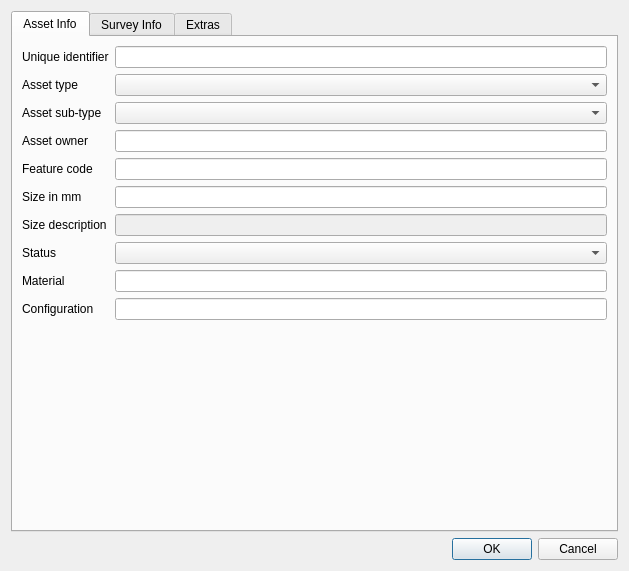
<?xml version="1.0" encoding="UTF-8"?>
<ui version="4.0">
 <class>Dialog</class>
 <widget class="QDialog" name="Dialog">
  <property name="geometry">
   <rect>
    <x>0</x>
    <y>0</y>
    <width>629</width>
    <height>571</height>
   </rect>
  </property>
  <property name="windowTitle">
   <string>Dialog</string>
  </property>
  <layout class="QGridLayout" name="gridLayout">
   <item row="1" column="0">
    <widget class="QDialogButtonBox" name="buttonBox">
     <property name="orientation">
      <enum>Qt::Horizontal</enum>
     </property>
     <property name="standardButtons">
      <set>QDialogButtonBox::Cancel|QDialogButtonBox::Ok</set>
     </property>
    </widget>
   </item>
   <item row="0" column="0">
    <widget class="QTabWidget" name="tabWidget">
     <property name="toolTip">
      <string/>
     </property>
     <property name="currentIndex">
      <number>0</number>
     </property>
     <widget class="QWidget" name="tab">
      <attribute name="title">
       <string>Asset Info</string>
      </attribute>
      <layout class="QFormLayout" name="formLayout">
       <item row="0" column="0">
        <widget class="QLabel" name="label_3">
         <property name="text">
          <string>Unique identifier</string>
         </property>
        </widget>
       </item>
       <item row="0" column="1">
        <widget class="QLineEdit" name="gid"/>
       </item>
       <item row="1" column="0">
        <widget class="QLabel" name="label">
         <property name="text">
          <string>Asset type</string>
         </property>
        </widget>
       </item>
       <item row="1" column="1">
        <widget class="QComboBox" name="asst_type"/>
       </item>
       <item row="2" column="0">
        <widget class="QLabel" name="label_31">
         <property name="text">
          <string>Asset sub-type</string>
         </property>
        </widget>
       </item>
       <item row="2" column="1">
        <widget class="QComboBox" name="sub-type">
         <property name="editable">
          <bool>false</bool>
         </property>
         <property name="sizeAdjustPolicy">
          <enum>QComboBox::AdjustToContents</enum>
         </property>
        </widget>
       </item>
       <item row="3" column="0">
        <widget class="QLabel" name="label_2">
         <property name="text">
          <string>Asset owner</string>
         </property>
        </widget>
       </item>
       <item row="3" column="1">
        <widget class="QLineEdit" name="owner"/>
       </item>
       <item row="4" column="0">
        <widget class="QLabel" name="label_4">
         <property name="text">
          <string>Feature code</string>
         </property>
        </widget>
       </item>
       <item row="4" column="1">
        <widget class="QLineEdit" name="feat_code"/>
       </item>
       <item row="5" column="0">
        <widget class="QLabel" name="label_5">
         <property name="text">
          <string>Size in mm</string>
         </property>
        </widget>
       </item>
       <item row="5" column="1">
        <widget class="QLineEdit" name="asst_size"/>
       </item>
       <item row="6" column="0">
        <widget class="QLabel" name="label_6">
         <property name="text">
          <string>Size description</string>
         </property>
        </widget>
       </item>
       <item row="6" column="1">
        <widget class="QLineEdit" name="size_desc">
         <property name="enabled">
          <bool>false</bool>
         </property>
        </widget>
       </item>
       <item row="7" column="0">
        <widget class="QLabel" name="label_8">
         <property name="text">
          <string>Status</string>
         </property>
        </widget>
       </item>
       <item row="7" column="1">
        <widget class="QComboBox" name="status"/>
       </item>
       <item row="8" column="0">
        <widget class="QLabel" name="label_9">
         <property name="text">
          <string>Material</string>
         </property>
        </widget>
       </item>
       <item row="8" column="1">
        <widget class="QLineEdit" name="material"/>
       </item>
       <item row="9" column="0">
        <widget class="QLabel" name="label_10">
         <property name="text">
          <string>Configuration</string>
         </property>
        </widget>
       </item>
       <item row="9" column="1">
        <widget class="QLineEdit" name="config"/>
       </item>
      </layout>
     </widget>
     <widget class="QWidget" name="tab_2">
      <attribute name="title">
       <string>Survey Info</string>
      </attribute>
      <layout class="QFormLayout" name="formLayout_2">
       <item row="2" column="0">
        <widget class="QLabel" name="label_7">
         <property name="text">
          <string>Indicative location</string>
         </property>
        </widget>
       </item>
       <item row="2" column="1">
        <widget class="QLineEdit" name="loc_indic"/>
       </item>
       <item row="3" column="0">
        <widget class="QLabel" name="label_11">
         <property name="text">
          <string>Indicative location description</string>
         </property>
        </widget>
       </item>
       <item row="3" column="1">
        <widget class="QLineEdit" name="loc_indic_desc"/>
       </item>
       <item row="4" column="0">
        <widget class="QLabel" name="label_13">
         <property name="text">
          <string>Interpolated description</string>
         </property>
        </widget>
       </item>
       <item row="4" column="1">
        <widget class="QLineEdit" name="loc_intrpl"/>
       </item>
       <item row="5" column="0">
        <widget class="QLabel" name="label_14">
         <property name="text">
          <string>Relative horizontal position</string>
         </property>
        </widget>
       </item>
       <item row="5" column="1">
        <widget class="QLineEdit" name="pos_rel_horz"/>
       </item>
       <item row="6" column="0">
        <widget class="QLabel" name="label_15">
         <property name="text">
          <string>Relative vertical position</string>
         </property>
        </widget>
       </item>
       <item row="6" column="1">
        <widget class="QLineEdit" name="pos_rel_virt"/>
       </item>
       <item row="7" column="0">
        <widget class="QLabel" name="label_21">
         <property name="text">
          <string>Depth location</string>
         </property>
        </widget>
       </item>
       <item row="7" column="1">
        <widget class="QLineEdit" name="depth_loc"/>
       </item>
       <item row="9" column="0">
        <widget class="QLabel" name="label_18">
         <property name="text">
          <string>Quality level</string>
         </property>
        </widget>
       </item>
       <item row="9" column="1">
        <widget class="QComboBox" name="q_lvl"/>
       </item>
       <item row="10" column="0">
        <widget class="QLabel" name="label_17">
         <property name="text">
          <string>Source of information</string>
         </property>
        </widget>
       </item>
       <item row="10" column="1">
        <widget class="QComboBox" name="info_source"/>
       </item>
       <item row="11" column="0">
        <widget class="QLabel" name="label_20">
         <property name="text">
          <string>Date information obtained</string>
         </property>
        </widget>
       </item>
       <item row="11" column="1">
        <widget class="QDateEdit" name="info_date">
         <property name="calendarPopup">
          <bool>true</bool>
         </property>
        </widget>
       </item>
       <item row="12" column="0">
        <widget class="QLabel" name="label_19">
         <property name="text">
          <string>Locating methods</string>
         </property>
        </widget>
       </item>
       <item row="12" column="1">
        <widget class="QComboBox" name="loc_methds"/>
       </item>
       <item row="13" column="0">
        <widget class="QLabel" name="label_16">
         <property name="text">
          <string>Survey control information</string>
         </property>
        </widget>
       </item>
       <item row="13" column="1">
        <widget class="QLineEdit" name="surv_ctrl_info"/>
       </item>
       <item row="14" column="0">
        <widget class="QLabel" name="label_22">
         <property name="text">
          <string>Date of survey</string>
         </property>
        </widget>
       </item>
       <item row="14" column="1">
        <widget class="QDateEdit" name="surv_date">
         <property name="calendarPopup">
          <bool>true</bool>
         </property>
        </widget>
       </item>
       <item row="15" column="0">
        <widget class="QLabel" name="label_23">
         <property name="text">
          <string>Survey metadata</string>
         </property>
        </widget>
       </item>
       <item row="15" column="1">
        <widget class="QLineEdit" name="surv_meta"/>
       </item>
       <item row="1" column="1">
        <widget class="QLineEdit" name="loc_abs">
         <property name="toolTip">
          <string extracomment="Comment">Enter the X, Y and Z values as comma seperated elements, e.g. 545423.12,678678.43, 2.35</string>
         </property>
        </widget>
       </item>
       <item row="1" column="0">
        <widget class="QLabel" name="label_12">
         <property name="text">
          <string>Absolute spatial position</string>
         </property>
        </widget>
       </item>
      </layout>
     </widget>
     <widget class="QWidget" name="tab_3">
      <attribute name="title">
       <string>Extras</string>
      </attribute>
      <layout class="QFormLayout" name="formLayout_3">
       <item row="0" column="0">
        <widget class="QLabel" name="label_24">
         <property name="text">
          <string>Asset feature</string>
         </property>
        </widget>
       </item>
       <item row="0" column="1">
        <widget class="QLineEdit" name="asst_feat"/>
       </item>
       <item row="1" column="0">
        <widget class="QLabel" name="label_25">
         <property name="text">
          <string>Capacity</string>
         </property>
        </widget>
       </item>
       <item row="1" column="1">
        <widget class="QLineEdit" name="capacity"/>
       </item>
       <item row="2" column="0">
        <widget class="QLabel" name="label_26">
         <property name="text">
          <string>Condition</string>
         </property>
        </widget>
       </item>
       <item row="2" column="1">
        <widget class="QLineEdit" name="condition"/>
       </item>
       <item row="3" column="0">
        <widget class="QLabel" name="label_27">
         <property name="text">
          <string>Utility install date</string>
         </property>
        </widget>
       </item>
       <item row="3" column="1">
        <widget class="QDateEdit" name="util_inst_date">
         <property name="calendarPopup">
          <bool>true</bool>
         </property>
        </widget>
       </item>
       <item row="4" column="0">
        <widget class="QLabel" name="label_28">
         <property name="text">
          <string>Pit report</string>
         </property>
        </widget>
       </item>
       <item row="4" column="1">
        <widget class="QLineEdit" name="pit_reprt"/>
       </item>
       <item row="5" column="0">
        <widget class="QLabel" name="label_29">
         <property name="text">
          <string>Pothole report</string>
         </property>
        </widget>
       </item>
       <item row="5" column="1">
        <widget class="QLineEdit" name="phole_reprt"/>
       </item>
       <item row="6" column="0">
        <widget class="QLabel" name="label_30">
         <property name="text">
          <string>Comment</string>
         </property>
        </widget>
       </item>
       <item row="6" column="1">
        <widget class="QLineEdit" name="comment"/>
       </item>
      </layout>
     </widget>
    </widget>
   </item>
  </layout>
 </widget>
 <resources/>
 <connections>
  <connection>
   <sender>buttonBox</sender>
   <signal>accepted()</signal>
   <receiver>Dialog</receiver>
   <slot>accept()</slot>
   <hints>
    <hint type="sourcelabel">
     <x>248</x>
     <y>254</y>
    </hint>
    <hint type="destinationlabel">
     <x>157</x>
     <y>274</y>
    </hint>
   </hints>
  </connection>
  <connection>
   <sender>buttonBox</sender>
   <signal>rejected()</signal>
   <receiver>Dialog</receiver>
   <slot>reject()</slot>
   <hints>
    <hint type="sourcelabel">
     <x>316</x>
     <y>260</y>
    </hint>
    <hint type="destinationlabel">
     <x>286</x>
     <y>274</y>
    </hint>
   </hints>
  </connection>
 </connections>
</ui>
